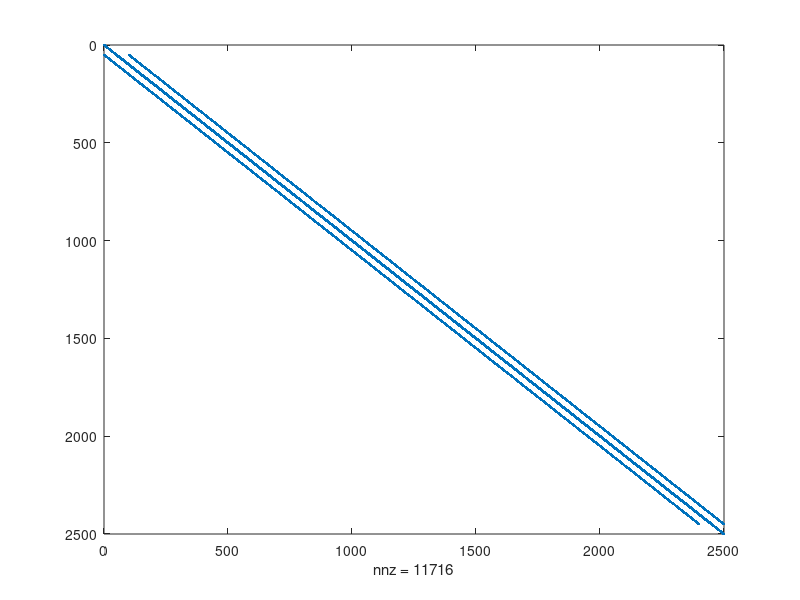
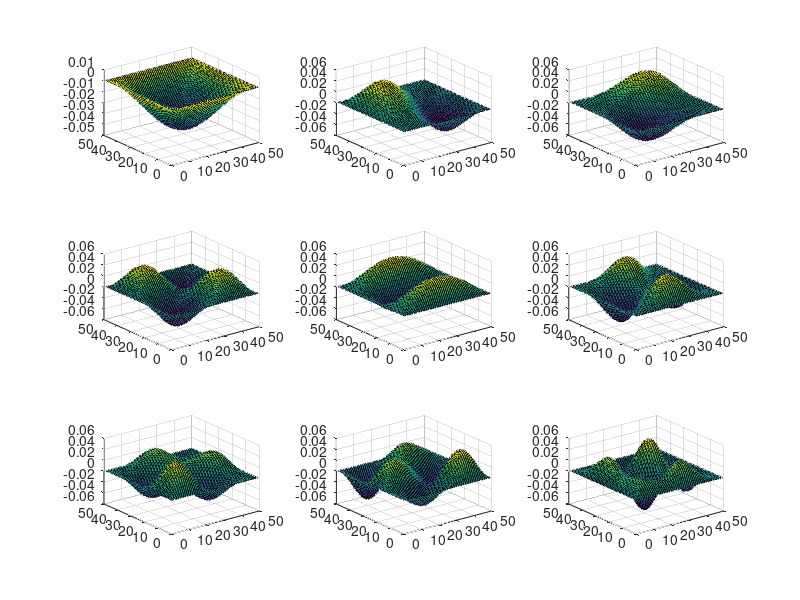

Reproduce these figures in MATLAB, in order.
nx = 50;
ny = nx;
G = sparse(nx*ny);
for i = 1:nx
    for j = 1:ny
        n = j + (i-1)*ny;
        
        if i == 1 || i == nx ||j == 1 || j == ny
            G(n, :) = 0;
            G(n, n) = 1;
        else
            G(n, n) = -4;
            G(n, n+1) = 1;
            G(n, n-1) = 1;
            G(n, n+ny) = 1;
            G(n, n-ny) = 1;
        end
    end
end

figure(1) 
spy(G)
[E, D] = eigs(G, 9, 'SM');

figure(2)
X = zeros(nx, ny, 9);
for o = 1:9
    X(:, :, o) = reshape(E(:, o), nx, ny);
    subplot(3, 3, o)
    surf(X(:, :, o))
end